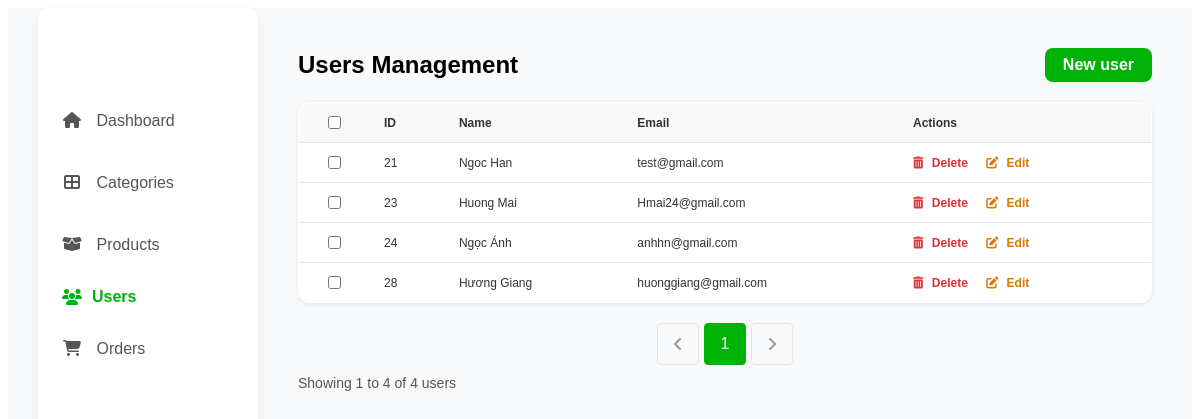
Screenshot of /Admin/user.php (signed in) with the database file from the repository.
### tables this page shows
CREATE TABLE `users` (
  `id` int(11) NOT NULL,
  `email` varchar(255) NOT NULL,
  `password` varchar(255) NOT NULL,
  `created_at` timestamp NOT NULL DEFAULT current_timestamp(),
  `remember_token` varchar(64) DEFAULT NULL,
  `token_expiry` datetime DEFAULT NULL,
  `first_name` varchar(50) DEFAULT NULL,
  `last_name` varchar(50) DEFAULT NULL,
  `phone` varchar(20) DEFAULT NULL
);

### Admin/user.php (the view, shortened to what this page needs)
<?php
include 'includes/header.php';
$limit = 8;
$page = isset($_GET['page']) ? max(1, intval($_GET['page'])) : 1;
$start = ($page - 1) * $limit;
$sql = "SELECT * FROM users ORDER BY id ASC LIMIT $start, $limit";
$result = $conn->query($sql);
$countSql = "SELECT COUNT(*) AS total FROM users";
$countResult = $conn->query($countSql);
$totalRows = $countResult->fetch_assoc()['total'];
?>
    <main class="main-content">
      <div class="header-row">
        <h2>Users Management</h2>
        <a href="user_new.php" class="btn-new-category">New user</a>
      </div>
      <table class="category-table">
        <thead>
          <tr>
            <th><input type="checkbox" /></th>
            <th>ID</th>
            <th>Name</th>
            <th>Email</th>
            <th>Actions</th>
          </tr>
        </thead>
        <tbody>
          <?php if ($result->num_rows > 0): ?>
            <?php while($row = $result->fetch_assoc()): ?>
              <tr>
                <td><input type="checkbox" /></td>
                <td><?php echo htmlspecialchars($row['id']); ?></td>
                <td><?php echo htmlspecialchars($row['first_name']); ?></td>
                <td><?php echo htmlspecialchars($row['email']); ?></td>
                <td>
                  <a href="#"
                     onclick="showConfirmModal('user.php?delete_id=<?php echo $row['id']; ?>&page=<?php echo $page; ?>'); return false;"
                     class="delete-link">
                    <i class="fas fa-trash-alt"></i> Delete
                  </a>
                  <a href="user_edit.php?id=<?php echo $row['id']; ?>" class="edit-link">
                    <i class="fas fa-edit"></i> Edit
                  </a>
                </td>
              </tr>
            <?php endwhile; ?>
          <?php else: ?>
            <tr><td colspan="4">Không có người dùng nào.</td></tr>
          <?php endif; ?>
        </tbody>
      </table>
     <div class="pagination">
        <?php if ($page > 1): ?>
            <a href="?page=<?php echo $page - 1; ?>" class="page-item"><i class="fa-solid fa-angle-left"></i></a>
        <?php else: ?>
            <span class="page-item disabled"><i class="fa-solid fa-angle-left"></i></span>
        <?php endif; ?>
        <?php
        for ($i = 1; $i <= ceil($totalRows / $limit); $i++) {
            if ($i == $page) {
                echo "<span class=\"page-item active\">$i</span>";
            } else {
                echo "<a href=\"?page=$i\" class=\"page-item\">$i</a>";
            }
        }
        ?>
        <?php if ($page < ceil($totalRows / $limit)): ?>
            <a href="?page=<?php echo $page + 1; ?>" class="page-item"><i class="fa-solid fa-angle-right"></i></a>
        <?php else: ?>
            <span class="page-item disabled"><i class="fa-solid fa-angle-right"></i></span>
        <?php endif; ?>
      </div>
      <div class="table-footer">
        <div>Showing <?php echo min($start + 1, $totalRows); ?> to <?php echo min($start + $limit, $totalRows); ?> of <?php echo $totalRows; ?> users</div>
      </div>
    </main>
<?php include 'includes/footer.php'; ?>

### Admin/assets/style.css (style rules this page uses)
.main-content { flex: 1; padding: 40px; }
.header-row { display: flex; justify-content: space-between; align-items: center; margin-bottom: 20px; }
.header-row h2 { margin: 0; font-weight: bold; font-size: 24px; }
.btn-new-category { background-color: #00b207; color: white; text-decoration: none; padding: 8px 18px; border-radius: 8px; font-weight: 600; transition: background-color 0.3s ease; }
.category-table { width: 100%; border-collapse: collapse; border: 1px solid #e3e3e3; border-radius: 12px; overflow: hidden; background: #fff; box-shadow: 0 1px 4px rgb(0 0 0 / 0.1); }
.category-table thead { background-color: #f8f8f8; }
.category-table th, .category-table td { padding: 10px 15px; text-align: left; border-bottom: 1px solid #e3e3e3; font-size: 12px; color: #333; }
.category-table th:first-child, .category-table td:first-child { width: 40px; text-align: center; }
.category-table td .delete-link { color: #e03131; margin-right: 15px; font-weight: 600; text-decoration: none; cursor: pointer; }
.category-table td .delete-link i { margin-right: 5px; }
.category-table td .edit-link { color: #d97806; font-weight: 600; text-decoration: none; }
.category-table td .edit-link i { margin-right: 5px; }
.table-footer { margin-top: -10px; display: flex; justify-content: space-between; color: #555; font-size: 14px; }
.pagination { display: flex; justify-content: center; align-items: center; margin: 20px 0; gap: 5px; }
.page-item { display: flex; align-items: center; justify-content: center; width: 40px; height: 40px; border: 1px solid #E6E6E6; color: #1A1A1A; text-decoration: none; border-radius: 4px; transition: all 0.3s ease; }
.page-item.active { background-color: #00b207; color: white; border-color: #00b207; }
.page-item.disabled { color: #999; cursor: not-allowed; }

### rows the page displays
users: id "21", first_name "Ngoc Han", email "test@gmail.com"
users: id "23", first_name "Huong Mai", email "Hmai24@gmail.com"
users: id "24", first_name "Ngọc Ánh", email "anhhn@gmail.com"
users: id "28", first_name "Hương Giang", email "huonggiang@gmail.com"

### other values shown
$menu['name'] "Dashboard"
$menu['name'] "Categories"
$menu['name'] "Products"
$menu['name'] "Users"
$menu['name'] "Orders"
min($start + 1, $totalRows) "1"
min($start + $limit, $totalRows) "4"
$totalRows "4"
